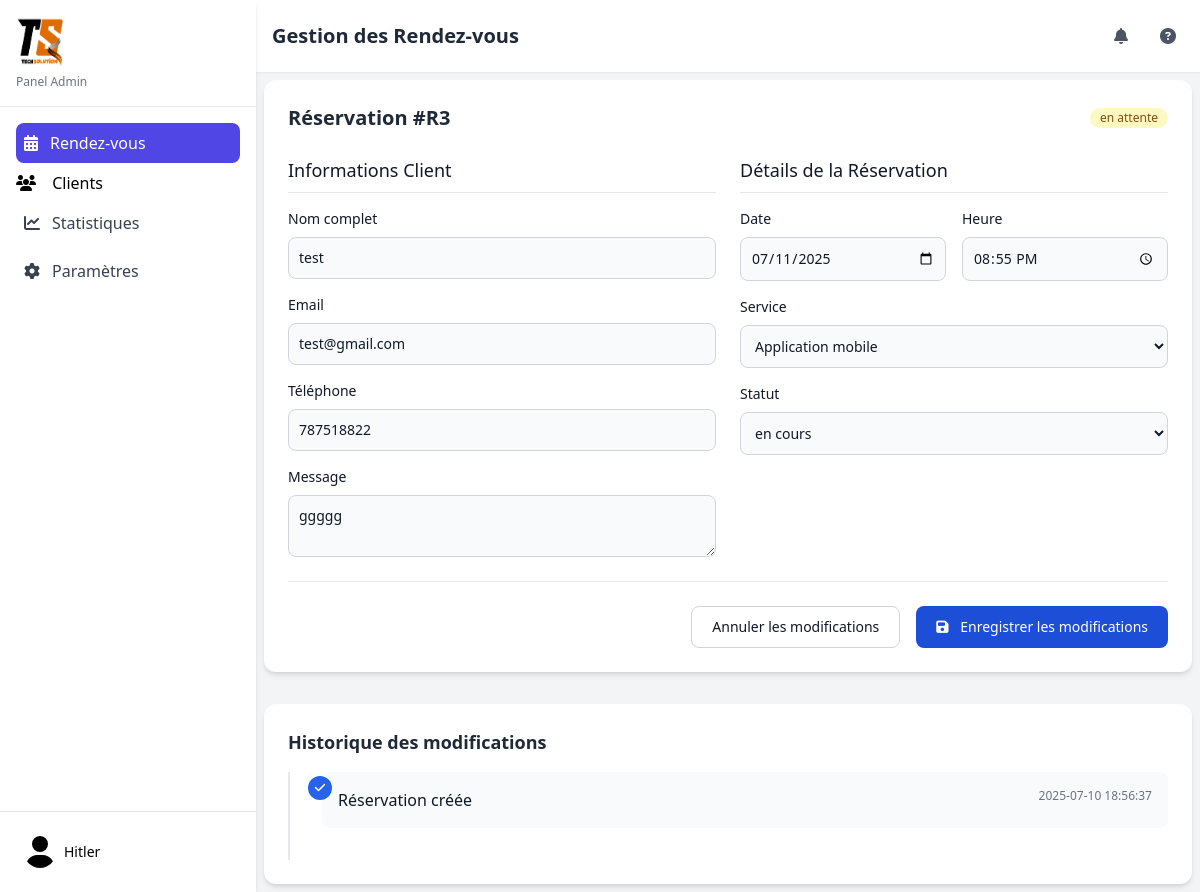
Before: /Shadow/modifier_rendezvous.php?id=3 (signed in) with the older database file.
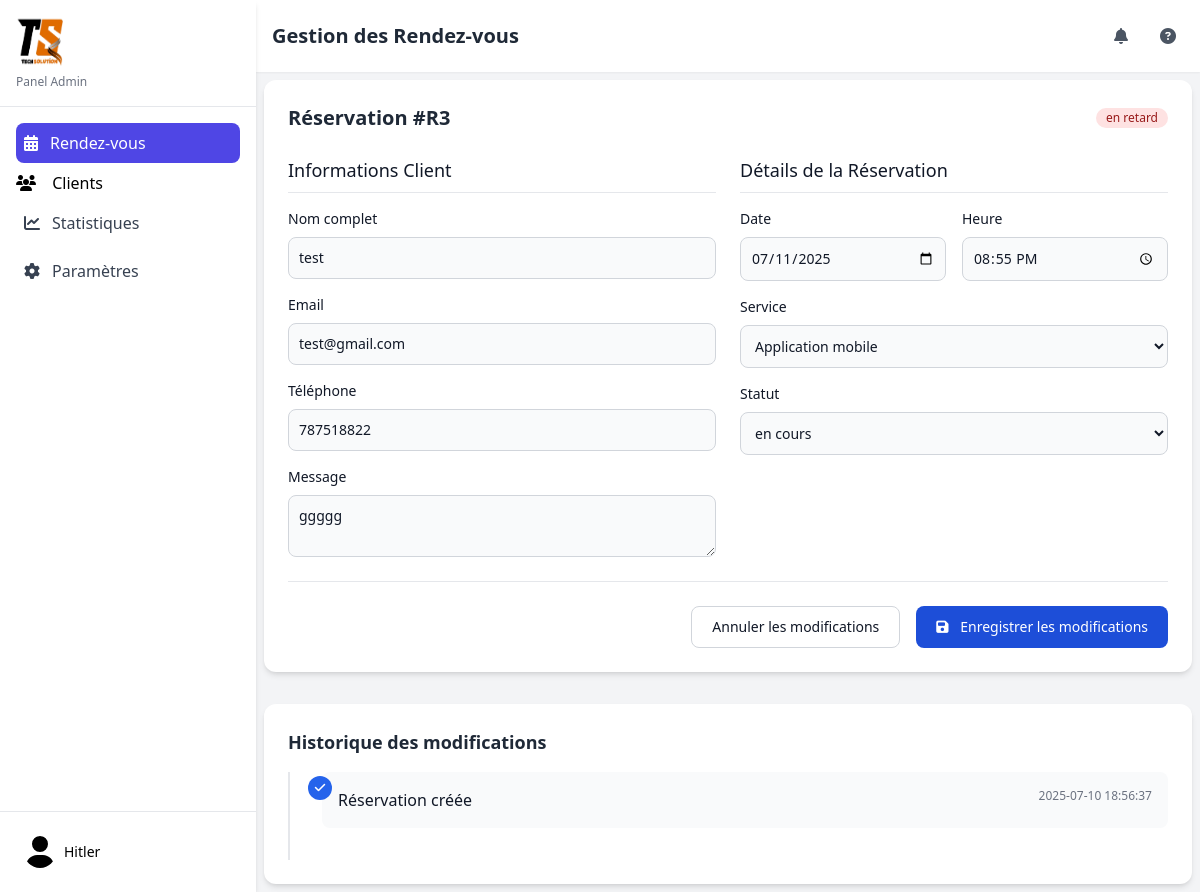
After: the same page with the newer database file.
### tables this page shows
CREATE TABLE `rendezvous` (
  `id` int(11) NOT NULL,
  `nom` varchar(255) NOT NULL,
  `email` varchar(255) NOT NULL,
  `telephone` varchar(255) NOT NULL,
  `date` date NOT NULL,
  `heure` time NOT NULL DEFAULT current_timestamp(),
  `service_id` int(11) NOT NULL,
  `statut` enum('en cours','en attente','termine','en retard','archive') NOT NULL DEFAULT 'en attente',
  `dateCreation` timestamp NOT NULL DEFAULT current_timestamp(),
  `message` text NOT NULL
);

### Shadow/modifier_rendezvous.php (the view, shortened to what this page needs)
<?php
require_once 'gestionReservation.php';
$erreurs = [];
$reservation = null;
if(!isset($_GET['id'])){
    $erreurs[] = "Aucun identifiant de réservation fourni.";
}else{
    $idReservation = $_GET['id'];
    $stmt = $conn->prepare("SELECT * FROM rendezvous WHERE id = :id");
    $stmt->bindParam(':id', $idReservation, PDO::PARAM_INT);
    $stmt->execute();
    $reservation = $stmt->fetch(PDO::FETCH_ASSOC);
    $sql = "SELECT * FROM services";
    $stmt = $conn->prepare($sql);
    $stmt->execute();
    $services = $stmt->fetchAll(PDO::FETCH_ASSOC);
}
require_once "header.php";
?>
        <div class="p-2">
        <div class="bg-white rounded-xl shadow-md overflow-hidden mb-8">
            <div class="p-6">
                <div class="flex justify-between items-center mb-6">
                    <h2 class="text-xl font-semibold text-gray-800">Réservation #R<?= htmlspecialchars($reservation['id'])?></h2>
                    <?php
                        switch (strtolower($reservation['statut'])) {
                            case 'en attente':
                                $badgeClass = 'bg-yellow-100 text-yellow-800';
                                break;
                            case "en retard":
                                $badgeClass = 'bg-red-100 text-red-800';
                                break;
                        }
                    ?>
                    <span class="<?=$badgeClass?> text-xs font-medium px-2.5 py-0.5 rounded-full"><?= htmlspecialchars($reservation['statut'])?></span>
                </div>
                <form method="POST" id="updateForm" class="space-y-6">
                    <div class="grid grid-cols-1 md:grid-cols-2 gap-6">
                        <div>
                            <h3 class="text-lg font-medium text-gray-900 mb-4 border-b pb-2">Informations Client</h3>
                            <div class="mb-4">
                                <label for="clientName" class="block mb-2 text-sm font-medium text-gray-900">Nom complet</label>
                                <input type="text" id="clientName" name="nom" class="bg-gray-50 border border-gray-300 text-gray-900 text-sm rounded-lg focus:ring-blue-500 focus:border-blue-500 block w-full p-2.5" value="<?= htmlspecialchars($reservation['nom'])?>" required>
                            </div>
                            <div class="mb-4">
                                <label for="clientEmail" class="block mb-2 text-sm font-medium text-gray-900">Email</label>
                                <input type="email" id="clientEmail" name="email"  class="bg-gray-50 border border-gray-300 text-gray-900 text-sm rounded-lg focus:ring-blue-500 focus:border-blue-500 block w-full p-2.5" value="<?= htmlspecialchars($reservation['email'])?>" required>
                            </div>
                            <div class="mb-4">
                                <label for="clientPhone" class="block mb-2 text-sm font-medium text-gray-900">Téléphone</label>
                                <input type="tel" id="clientPhone" name="telephone" class="bg-gray-50 border border-gray-300 text-gray-900 text-sm rounded-lg focus:ring-blue-500 focus:border-blue-500 block w-full p-2.5" value="<?= htmlspecialchars($reservation['telephone'])?>" required>
                            </div>
                            <div>
                                <label for="clientNotes" class="block mb-2 text-sm font-medium text-gray-900">Message</label>
                                <textarea id="clientNotes" rows="2" name="message" class="bg-gray-50 border border-gray-300 text-gray-900 text-sm rounded-lg focus:ring-blue-500 focus:border-blue-500 block w-full p-2.5"><?= htmlspecialchars($reservation['message'])?></textarea>
                            </div>
                        </div>
                        <div>
                            <h3 class="text-lg font-medium text-gray-900 mb-4 border-b pb-2">Détails de la Réservation</h3>
                            <div class="grid grid-cols-1 md:grid-cols-2 gap-4 mb-4">
                                <div>
                                    <label for="reservationDate" class="block mb-2 text-sm font-medium text-gray-900">Date</label>
                                    <input type="date" id="reservationDate" name="date" class="bg-gray-50 border border-gray-300 text-gray-900 text-sm rounded-lg focus:ring-blue-500 focus:border-blue-500 block w-full p-2.5" value="<?= htmlspecialchars($reservation['date'])?>" required>
                                </div>
                                <div>
                                    <label for="reservationTime" class="block mb-2 text-sm font-medium text-gray-900">Heure</label>
                                    <input type="time" id="reservationTime" name="heure" class="bg-gray-50 border border-gray-300 text-gray-900 text-sm rounded-lg focus:ring-blue-500 focus:border-blue-500 block w-full p-2.5" value="<?= htmlspecialchars($reservation['heure'])?>" required>
                                </div>
                            </div>
                            <div class="mb-4">
                                <label for="reservationService" class="block mb-2 text-sm font-medium text-gray-900">Service</label>
                                <select id="reservationService" name="service" class="bg-gray-50 border border-gray-300 text-gray-900 text-sm rounded-lg focus:ring-blue-500 focus:border-blue-500 block w-full p-2.5 custom-select">
                                    <?php foreach($services as $service) :
                                        if ($service['id'] == $reservation['service_id']) { ?>
                                            <option value='<?=$service['id']?>' selected><?=$service['nom']?></option>"
                                        <?php } else { ?>
                                            <option value='<?=$service['id']?>'><?=$service['nom']?></option>
                                    <?php }
                                        endforeach ?>
                                </select>
                            </div>
                            <div class="mb-4">
                                <label for="reservationStatus" class="block mb-2 text-sm font-medium text-gray-900">Statut</label>
                                <select id="reservationStatus" name="statut" class="bg-gray-50 border border-gray-300 text-gray-900 text-sm rounded-lg focus:ring-blue-500 focus:border-blue-500 block w-full p-2.5 custom-select">
                                    <option value="en cours">en cours</option>
                                </select>
                            </div>
                        </div>
                    </div>
                    <div class="flex flex-col sm:flex-row justify-end space-y-3 sm:space-y-0 sm:space-x-4 pt-6 border-t">
                        <button type="button" id="cancelBtn" class="px-5 py-2.5 text-sm font-medium text-gray-900 bg-white border border-gray-300 rounded-lg hover:bg-gray-100 focus:ring-4 focus:outline-none focus:ring-blue-300 transition duration-300">
                            Annuler les modifications
                        </button>
                        <button type="submit" id="saveBtn" class="text-white bg-blue-700 hover:bg-blue-800 focus:ring-4 focus:outline-none focus:ring-blue-300 font-medium rounded-lg text-sm px-5 py-2.5 text-center animate-pulse transition duration-300">
                            <i class="fas fa-save mr-2"></i> Enregistrer les modifications
                        </button>
                    </div>
                </form>
            </div>
        </div>
        <div class="bg-white rounded-xl shadow-md overflow-hidden">
            <div class="p-6">
                <h3 class="text-lg font-semibold text-gray-800 mb-4">Historique des modifications</h3>
                <div class="relative">
                    <div class="border-l-2 border-gray-200 pl-8 pb-8 space-y-8">
                        <div class="relative">
                            <div class="absolute -left-3.5 top-1 w-6 h-6 bg-blue-600 rounded-full flex items-center justify-center">
                                <i class="fas fa-check text-white text-xs"></i>
                            </div>
                            <div class="bg-gray-50 p-4 rounded-lg">
                                <div class="flex justify-between items-start">
                                    <div>
                                        <p class="font-medium text-gray-900">Réservation créée</p>
                                    </div>
                                    <span class="text-xs text-gray-500"><?=htmlspecialchars($reservation['dateCreation'])?></span>
                                </div>
                            </div>
                        </div>
                    </div>
                </div>
            </div>
        </div>
        </div>
    </div>
</div>
</body>
</html>

### Shadow/header.php (shortened to what this page needs)
<!DOCTYPE html>
<html lang="fr">
<head>
    <script src="https://cdn.tailwindcss.com"></script>
    <link rel="stylesheet" href="https://cdnjs.cloudflare.com/ajax/libs/font-awesome/6.4.0/css/all.min.css">
    <link rel="stylesheet" href="../assets/style.css">
</head>
<body class="bg-gray-100 font-sans">
    <div class="flex h-screen overflow-hidden">
        <div class="sidebar fixed md:relative w-64 bg-white shadow-md z-10">
            <div class="p-4 border-b border-gray-200 ">
                <a href="dashboard.php" class="text-xl font-bold text-primary flex items-center cursor-pointer">
                    <img src="../assets/img/ts.png" alt="techSolution" id="logo" width="50px" height="50px">
                </a>
                <p class="text-xs text-gray-500 mt-2">Panel Admin</p>
            </div>
            <nav class="p-4">
                <ul>
                    <li class="mb-2">
                        <a href="dashboard.php" class="flex items-center p-2 text-white bg-primary rounded-lg">
                            <i class="fas fa-calendar-alt mr-3"></i> Rendez-vous
                        </a>
                    </li>
                    <li class="mb-2">
                        <a href="clients.php" class= "active" class="flex items-center p-2 text-gray-700 hover:bg-gray-100 rounded-lg">
                            <i class="fas fa-users mr-3"></i> Clients
                        </a>
                    </li>
                    <li class="mb-2">
                        <a href="#" class="flex items-center p-2 text-gray-700 hover:bg-gray-100 rounded-lg">
                            <i class="fas fa-chart-line mr-3"></i> Statistiques
                        </a>
                    </li>
                    <li class="mb-2">
                        <a href="#" class="flex items-center p-2 text-gray-700 hover:bg-gray-100 rounded-lg">
                            <i class="fas fa-cog mr-3"></i> Paramètres
                        </a>
                    </li>
                </ul>
            </nav>
            <div class="absolute bottom-0 w-full p-4 border-t border-gray-200">
                <div class="flex items-center cursor-pointer hover:bg-gray-100 p-2 rounded-lg" id="profileBtn">
                    <svg xmlns="http://www.w3.org/2000/svg" viewBox="0 0 448 512" class="w-8 h-8 rounded-full mr-2"><path d="M224 256A128 128 0 1 0 224 0a128 128 0 1 0 0 256zm-45.7 48C79.8 304 0 383.8 0 482.3C0 498.7 13.3 512 29.7 512l388.6 0c16.4 0 29.7-13.3 29.7-29.7C448 383.8 368.2 304 269.7 304l-91.4 0z"/></svg>
                    <div>
                        <p class="text-sm font-medium"><?= htmlspecialchars($_SESSION['admin'] )?></p>
                    </div>
                </div>
            </div>
        </div>
        <div class="flex-1 overflow-auto">
            <header class="bg-white shadow-sm p-4 flex justify-between items-center">
                <h2 class="text-xl font-semibold text-gray-800">Gestion des Rendez-vous</h2>
                <div class="flex items-center space-x-4">
                    <button class="p-2 text-gray-600 hover:bg-gray-100 rounded-full">
                        <i class="fas fa-bell"></i>
                    </button>
                    <button class="p-2 text-gray-600 hover:bg-gray-100 rounded-full">
                        <i class="fas fa-question-circle"></i>
                    </button>
                </div>
            </header>

### assets/style.css (style rules this page uses)
#logo { width: 50px; height: 50px; }

### Shadow/header.php (style rules this page uses)
.sidebar { transition: all 0.3s ease; }

Changed rows visible on the page:
changed rendezvous "test": statut "en attente" → "en retard"
